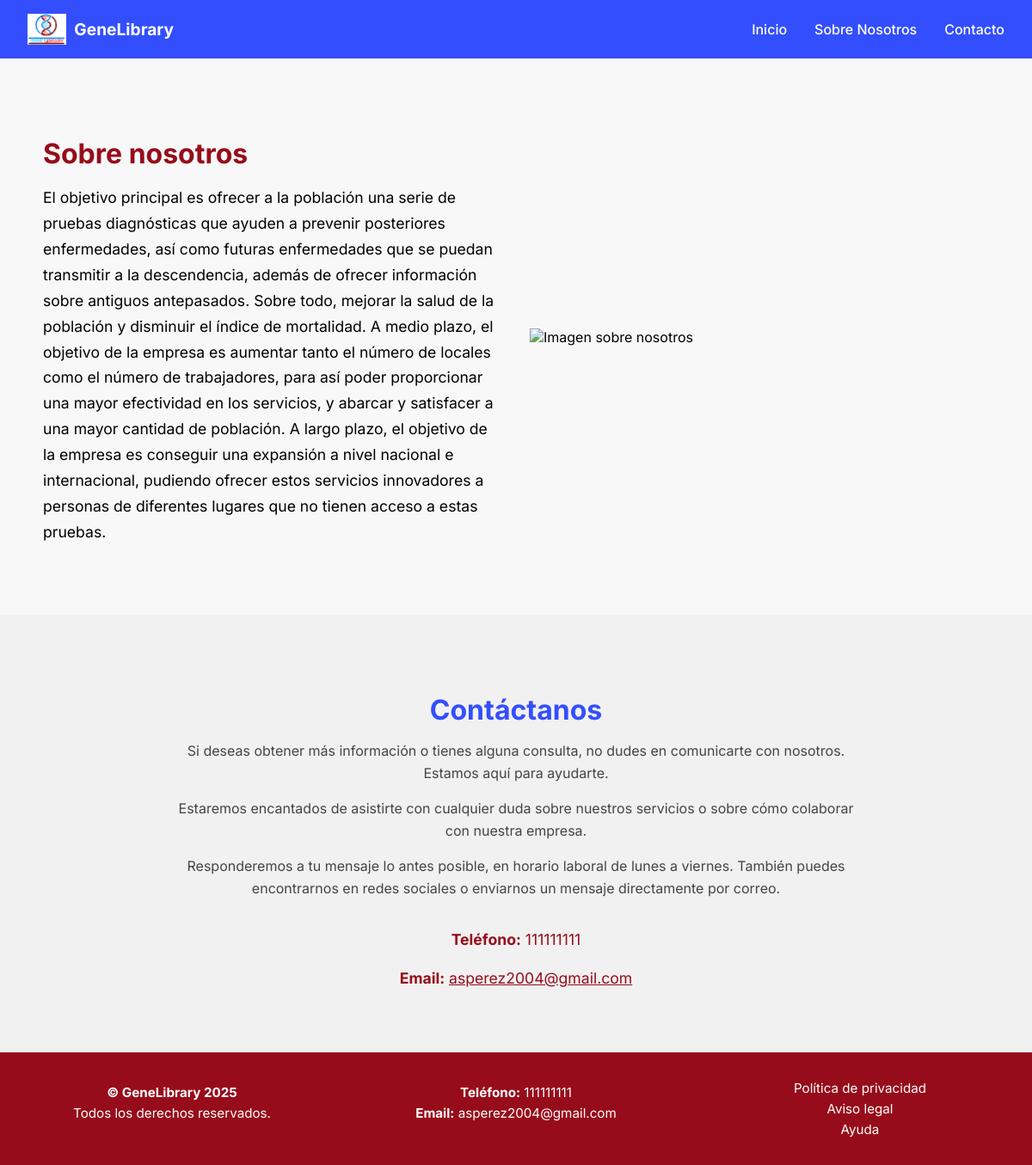
Screenshot of /pages/GeneLibrary/info with the database file from the repository.
### app/models_publicos.py (models this page shows)
class TiendaPublica(db.Model):
    id = db.Column(db.Integer, primary_key=True)
    nombre_tienda = db.Column(db.String(100), unique=True, nullable=False)
    email_contacto = db.Column(db.String(120), nullable=False)
    ruta_db = db.Column(db.String(255), nullable=False)  # Ruta al archivo .db de la tienda
    fecha_creacion = db.Column(db.DateTime, default=datetime.utcnow)

class TiendaEnProceso(db.Model):
    id = db.Column(db.Integer, primary_key=True)
    nombre = db.Column(db.String(100), nullable=False)
    apellidos = db.Column(db.String(100), nullable=False)
    email = db.Column(db.String(120), unique=True, nullable=False)
    telefono = db.Column(db.String(20))
    nombre_tienda = db.Column(db.String(100), unique=True, nullable=False)
    color_principal = db.Column(db.String(7))
    color_secundario = db.Column(db.String(7))
    color_fondo = db.Column(db.String(7))
    logo_url = db.Column(db.String(255))
    tipo_web = db.Column(db.String(50))
    plantilla = db.Column(db.String(50))
    titulo_tienda = db.Column(db.String(255), nullable=True)
    imagenes_tienda = db.Column(db.Text, nullable=True)
    descripcion_portfolio = db.Column(db.Text, nullable=True)
    imagen_portfolio = db.Column(db.String(255), nullable=True)
    sobre_nosotros = db.Column(db.Text, nullable=True)
    servicios_portfolio = db.Column(db.Text, nullable=True)
    productos_seleccionados = db.Column(db.Text)
    paso_actual = db.Column(db.Integer, default=1)
    finalizado = db.Column(db.Boolean, default=False)
    ruta_db_tienda = db.Column(db.String(255))
    fecha_creacion = db.Column(db.DateTime, default=datetime.utcnow)

### app/routes/rutas_webs.py (the view)
@tienda_bp.route("/<nombre_tienda>/info")
def ver_info(nombre_tienda):
    tienda_publica = TiendaPublica.query.filter_by(nombre_tienda=nombre_tienda).first_or_404()
    tienda_proceso = TiendaEnProceso.query.filter_by(nombre_tienda=nombre_tienda).first()
    engine = create_engine(f"sqlite:///{tienda_publica.ruta_db}")
    metadata = MetaData()
    metadata.reflect(bind=engine)
    config_table = metadata.tables["configuracion_visual"]
    with engine.connect() as connection:
        config_data = connection.execute(config_table.select()).mappings().fetchone()
        configuracion = {
            "color_principal": config_data["color_principal"],
            "color_secundario": config_data["color_secundario"],
            "color_fondo": config_data["color_fondo"],
            "logo_url": config_data["logo_url"],
            "plantilla": config_data.get("plantilla", "info_1"),
            "descripcion_portfolio": config_data.get("descripcion_portfolio"),
            "imagen_portfolio": config_data.get("imagen_portfolio"),
            "sobre_nosotros": config_data.get("sobre_nosotros"),
            "servicios_portfolio": config_data.get("servicios_portfolio"),
        }
        if config_data.get("plantilla") == "info_1":
            plantilla_base = "PaginasTiendas/plantillas/info_1.html"
        else:
            plantilla_base = "PaginasTiendas/plantillas/info_2.html"
    return render_template("PaginasTiendas/plantillas/info/extra_info.html",
                           config=configuracion,
                           nombre_tienda=tienda_publica.nombre_tienda,
                           telefono=tienda_proceso.telefono,
                           email=tienda_proceso.email,
                            plantilla_base=plantilla_base)

### app/templates/PaginasTiendas/plantillas/info/extra_info.html (shortened to what this page needs)
{% extends 'PaginasTiendas/base_tienda.html' %}
{% block content %}
{% if config.plantilla == "info_1" %}
  {% include 'PaginasTiendas/plantillas/info/components/navbar_info1.html' %}
  {% include 'PaginasTiendas/plantillas/info/components/nosotros_info.html' %}
{% elif config.plantilla == "info_2" %}
    <header class="info2-header" id="inicio">
        {% include 'PaginasTiendas/plantillas/info/components/navbar_info2.html' %}
    </header>
  {% include 'PaginasTiendas/plantillas/info/components/servicios_info.html' %}
{% endif %}
<section class="info-contacto" id="contacto">
  <div class="contacto-contenido">
    <h2>Contáctanos</h2>
    <p>Si deseas obtener más información o tienes alguna consulta, no dudes en comunicarte con nosotros. Estamos aquí para ayudarte.</p>
    <p>Estaremos encantados de asistirte con cualquier duda sobre nuestros servicios o sobre cómo colaborar con nuestra empresa.</p>
    <p>Responderemos a tu mensaje lo antes posible, en horario laboral de lunes a viernes. También puedes encontrarnos en redes sociales o enviarnos un mensaje directamente por correo.</p>
    <div class="contacto-datos">
      {% if telefono %}
        <p><strong>Teléfono:</strong> {{ telefono }}</p>
      {% endif %}
      {% if email %}
        <p><strong>Email:</strong> <a href="mailto:{{ email }}">{{ email }}</a></p>
      {% endif %}
    </div>
  </div>
</section>
{% include 'PaginasTiendas/plantillas/info/components/footer_info.html' %}
{% endblock %}

### app/templates/PaginasTiendas/plantillas/info/components/navbar_info1.html
<nav class="navbar-info1">
  <div class="navbar-contenido">
    <a href="/pages/{{ nombre_tienda }}" class="navbar-logo">
      <img src="{{ config.logo_url }}" alt="Logo" class="logo-img">
      <span class="logo-text">{{ nombre_tienda }}</span>
    </a>
    <div class="navbar-links">
      <a href="/pages/{{ nombre_tienda }}">Inicio</a>
      <a href="{{ url_for('tienda_publica.ver_info', nombre_tienda=nombre_tienda) }}">Sobre Nosotros</a>
      <a href="{{ url_for('tienda_publica.ver_info', nombre_tienda=nombre_tienda) }}">Contacto</a>
    </div>
  </div>
</nav>

### app/templates/PaginasTiendas/plantillas/info/components/nosotros_info.html
<section class="info2-nosotros" id="acerca">
  <div class="contenedor-nosotros">
    <div class="texto-nosotros">
      <h2>Sobre nosotros</h2>
      <p>{{ config.sobre_nosotros or 'Lorem ipsum dolor sit amet, consectetur adipiscing elit. Integer nec odio. Praesent libero. Sed cursus ante dapibus diam.' }}</p>
    </div>
    <div class="imagen-nosotros">
      {% if config.imagen_portfolio %}
        <img src="{{ config.imagen_portfolio }}" alt="Imagen sobre nosotros">
      {% else %}
        <div class="placeholder-imagen">Imagen</div>
      {% endif %}
    </div>
  </div>
</section>

### app/templates/PaginasTiendas/plantillas/info/components/footer_info.html
<footer class="footer-info">
  <div class="footer-contenido">
    <div class="footer-columna">
      <p><strong>&copy; {{ nombre_tienda }} {{ current_year or "2025" }}</strong></p>
      <p>Todos los derechos reservados.</p>
    </div>
    <div class="footer-columna">
      {% if telefono %}
        <p><strong>Teléfono:</strong> {{ telefono }}</p>
      {% endif %}
      {% if email %}
        <p><strong>Email:</strong> <a href="mailto:{{ email }}">{{ email }}</a></p>
      {% endif %}
    </div>
    <div class="footer-columna enlaces-footer">
      <a href="#">Política de privacidad</a>
      <a href="#">Aviso legal</a>
      <a href="#">Ayuda</a>
    </div>
  </div>
</footer>

### app/static/css/Tiendas/main.css (style rules this page uses)
.navbar-info1 { background-color: var(--color-principal); color: white; padding: 1rem 2rem; }
.navbar-info1 .navbar-contenido { max-width: 1200px; margin: 0 auto; display: flex; justify-content: space-between; align-items: center; }
.navbar-info1 .navbar-logo { display: flex; align-items: center; gap: 0.6rem; text-decoration: none; }
.navbar-info1 .navbar-logo .logo-img { height: 36px; }
.navbar-info1 .navbar-logo .logo-text { font-weight: bold; font-size: 1.2rem; color: white; }
.navbar-info1 .navbar-links { display: flex; gap: 2rem; }
.navbar-info1 .navbar-links a { color: white; text-decoration: none; font-weight: 500; }
.footer-info { background-color: var(--color-secundario); color: white; padding: 2rem 1rem; font-size: 0.95rem; }
.footer-info .footer-contenido { max-width: 1200px; margin: 0 auto; display: flex; flex-wrap: wrap; justify-content: space-between; gap: 2rem; text-align: center; }
.footer-info .footer-contenido .footer-columna { flex: 1; min-width: 200px; }
.footer-info .footer-contenido .footer-columna p { margin: 0.3rem 0; }
.footer-info .footer-contenido .footer-columna a { color: white; text-decoration: none; }
.footer-info .footer-contenido .enlaces-footer { display: flex; flex-direction: column; gap: 0.3rem; }
.info2-nosotros { padding: 4rem 2rem; background-color: #f8f8f8; }
.info2-nosotros .contenedor-nosotros { max-width: 1100px; margin: 0 auto; display: flex; flex-wrap: wrap; align-items: center; gap: 2rem; }
.info2-nosotros .contenedor-nosotros .texto-nosotros { flex: 1; min-width: 300px; }
.info2-nosotros .contenedor-nosotros .texto-nosotros h2 { font-size: 2rem; color: var(--color-secundario); margin-bottom: 1rem; }
.info2-nosotros .contenedor-nosotros .texto-nosotros p { font-size: 1.1rem; line-height: 1.7; }
.info2-nosotros .contenedor-nosotros .imagen-nosotros { flex: 1; min-width: 300px; }
.info2-nosotros .contenedor-nosotros .imagen-nosotros img { height: 100%; width: 100%; }
.info-contacto { background-color: #f1f1f1; padding: 4rem 2rem; text-align: center; min-height: 30vh; }
.info-contacto .contacto-contenido { max-width: 800px; margin: 0 auto; }
.info-contacto .contacto-contenido h2 { font-size: 2rem; color: var(--color-principal); margin-bottom: 1rem; }
.info-contacto .contacto-contenido p { font-size: 1rem; color: #444; line-height: 1.6; margin-bottom: 1rem; }
.info-contacto .contacto-contenido .contacto-datos { margin-top: 2rem; }
.info-contacto .contacto-contenido .contacto-datos p { font-size: 1.1rem; color: var(--color-secundario); margin-bottom: 0.5rem; }
.info-contacto .contacto-contenido .contacto-datos p a { color: var(--color-secundario); text-decoration: underline; }

### rows the page displays
TiendaPublica: nombre_tienda "GeneLibrary"
TiendaEnProceso: sobre_nosotros "El objetivo principal es ofrecer a la población una serie de pruebas diagnósticas que ayuden a prevenir posteriores enfermedades, así como futuras enfermedades que se puedan transmitir a la descendencia, además de ofrecer información sobre antiguos antepasados. Sobre todo, mejorar la salud de la población y disminuir el índice de mortalidad. A medio plazo, el objetivo de la empresa es aumentar tanto el número de locales como el número de trabajadores, para así poder proporcionar una mayor efectividad en los servicios, y abarcar y satisfacer a una mayor cantidad de población. A largo plazo, el objetivo de la empresa es conseguir una expansión a nivel nacional e internacional, pudiendo…", telefono "111111111", email "asperez2004@gmail.com"

### other values shown
{{ current_year or "2025" }} "2025"
